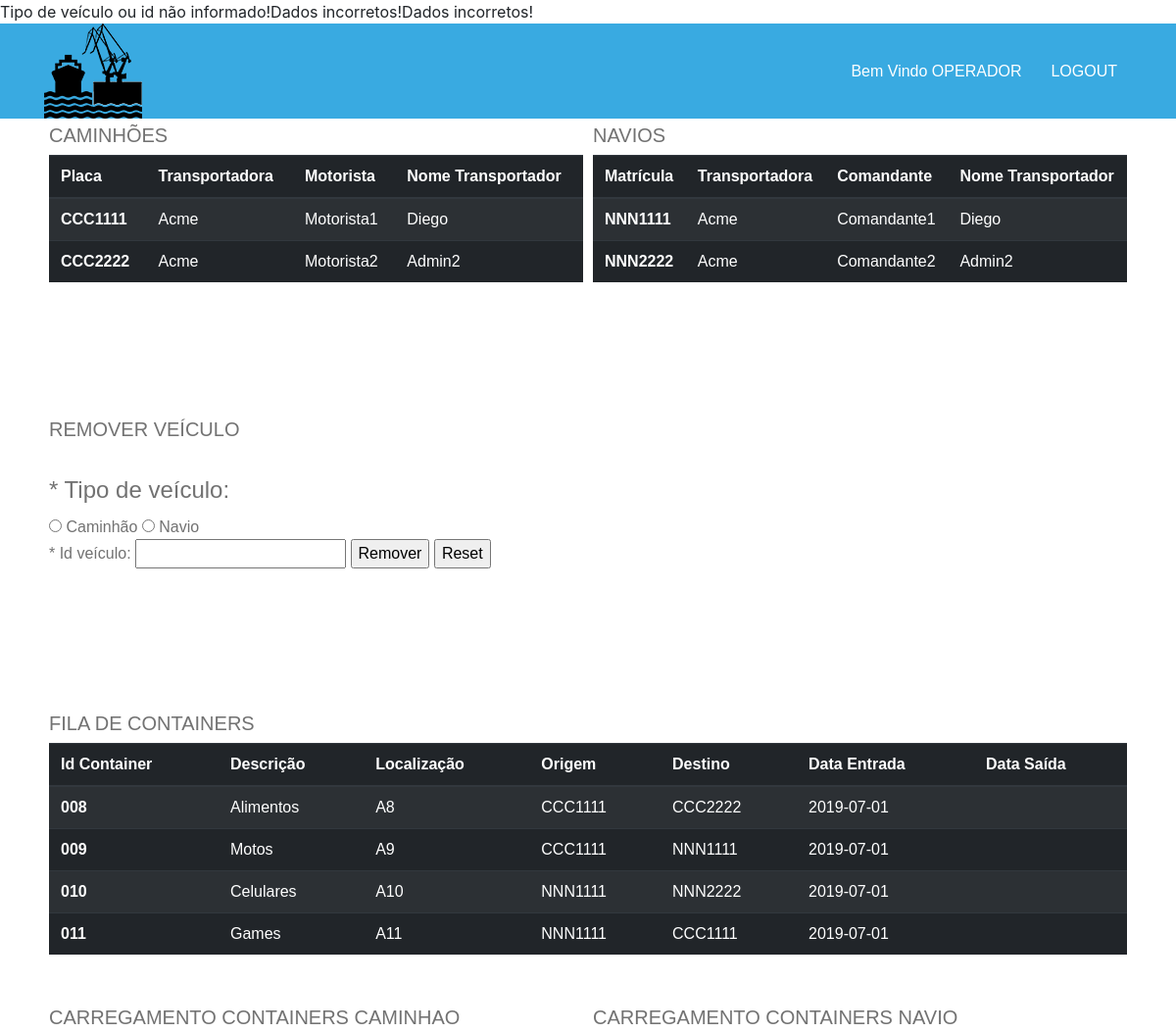
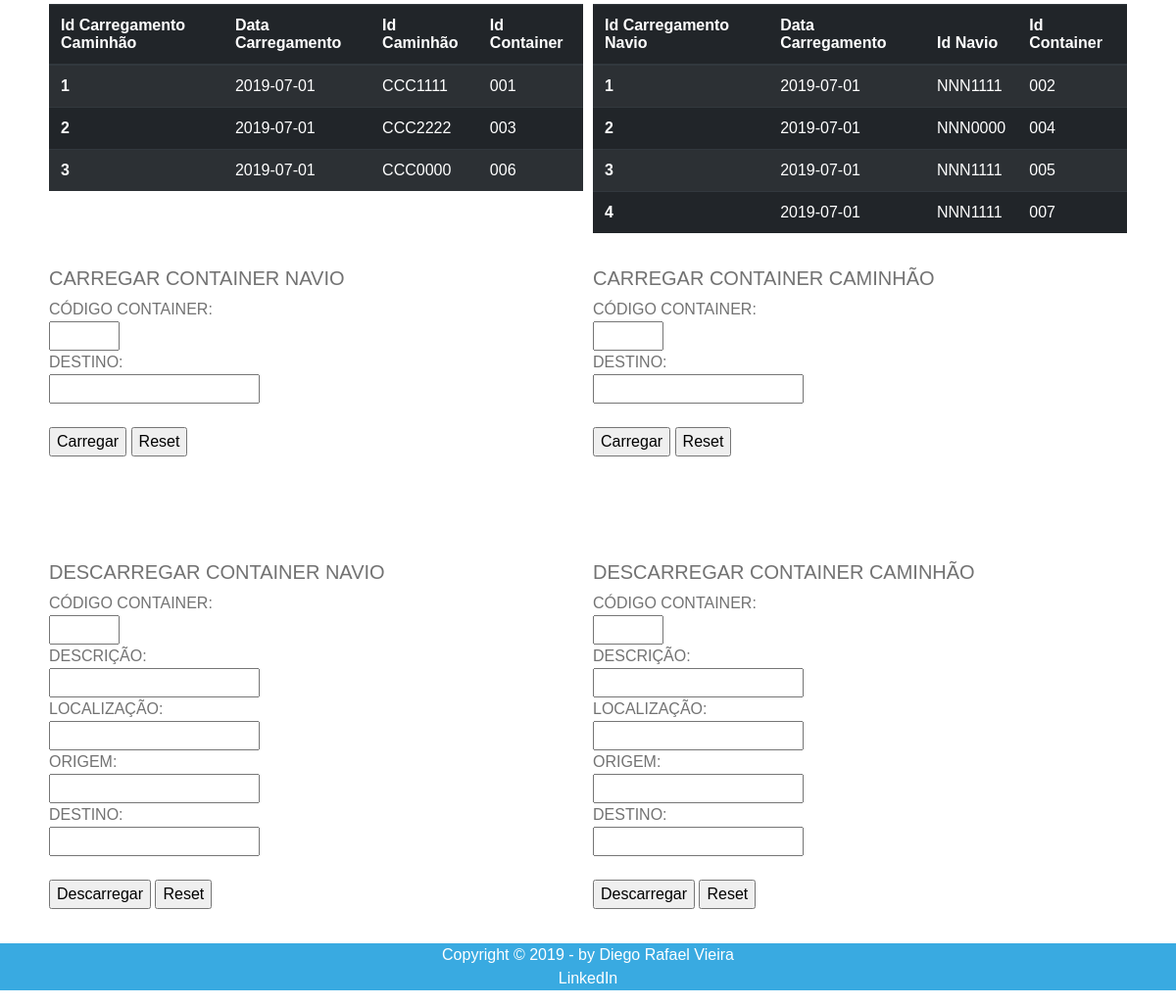
Screenshot of /Porto/telaOperador.php (signed in) with the database file from the repository (2 pictures, top to bottom).
### tables this page shows
CREATE TABLE `caminhao` (
  `idCaminhao` varchar(7) NOT NULL,
  `transportadora` varchar(20) NOT NULL,
  `motorista` varchar(20) NOT NULL,
  `dtChegada` datetime DEFAULT NULL,
  `idTransportador` int(11) NOT NULL
);

CREATE TABLE `transportador` (
  `idTransportador` int(11) NOT NULL,
  `nome` varchar(20) NOT NULL,
  `senha` varchar(32) NOT NULL
);

CREATE TABLE `navio` (
  `idNavio` varchar(7) NOT NULL,
  `transportadora` varchar(20) NOT NULL,
  `comandante` varchar(20) NOT NULL,
  `dtChegada` datetime DEFAULT NULL,
  `idTransportador` int(11) NOT NULL
);

CREATE TABLE `container` (
  `idContainer` varchar(3) NOT NULL,
  `descricao` varchar(20) NOT NULL,
  `localizacao` varchar(3) NOT NULL,
  `origem` varchar(7) NOT NULL,
  `destino` varchar(7) NOT NULL,
  `dtEntrada` date NOT NULL,
  `dtSaida` date DEFAULT NULL
);

CREATE TABLE `carregamentocaminhao` (
  `idCarregamentoCaminhao` int(11) NOT NULL,
  `dtCarregamentoCaminhao` date NOT NULL,
  `idCaminhao` varchar(7) NOT NULL,
  `idContainer` varchar(3) NOT NULL
);

CREATE TABLE `carregamentonavio` (
  `idCarregamentoNavio` int(11) NOT NULL,
  `dtCarregamentoNavio` date NOT NULL,
  `idNavio` varchar(7) NOT NULL,
  `idContainer` varchar(3) NOT NULL
);

### Porto/telaOperador.php (the view, shortened to what the rows shown need)
<?php
    require 'config.php';
?>
<!DOCTYPE html>
<html lang="pt">
<head>
    <link rel="stylesheet" href="https://stackpath.bootstrapcdn.com/bootstrap/4.3.1/css/bootstrap.min.css">
    <link rel="stylesheet" href="assets/css/estilos.css">
    <link rel="stylesheet" href="https://stackpath.bootstrapcdn.com/bootstrap/4.1.1/css/bootstrap.min.css">
    <link rel="stylesheet" href="https://maxcdn.bootstrapcdn.com/bootstrap/4.0.0-alpha.6/css/bootstrap.min.css">
</head>
<body>
	<section id=listasOperador>
		<div class="container column">
            <div class="cadastro_options">
                <div class="cadastroCaminhao">
                    <div id="Layer1" style="position:relative;  width:100%; height:85%; z-index:1; overflow: auto">
                        <table class='table table-striped table-dark'>
                            <thead>
                            <tr>
                                <th scope='col'>Placa</th>
                                <th scope='col'>Transportadora</th>
                                <th scope='col'>Motorista</th>
                                <th scope='col'>Nome Transportador</th>
                            </tr>
                            </thead>
                            <tbody>
                            <?php
                            $consultaC = $db->query("SELECT c.*, t.nome FROM caminhao as c LEFT JOIN transportador as t ON c.idTransportador = t.idTransportador ");
                            $linhas = $consultaC->fetchAll(PDO::FETCH_ASSOC);
                            foreach ($linhas as $i => $result) {
                                echo "
                                    <tr>
                                        <th scope='row'>".$result['idCaminhao']."</th>
                                            <td>".$result['transportadora']."</td>
                                            <td>".$result['motorista']."</td>
                                            <td>".$result['nome']."</td>
                                    </tr>
                                ";
                            }
                            ?>
                            </tbody>
                        </table>
                     </div>
                </div>
                <div class="cadastroNavio">
                    <div id="Layer1" style="position:relative;  width:100%; height:85%; z-index:1; overflow: auto">
                        <table class='table table-striped table-dark'>
                            <thead>
                            <tr>
                                <th scope='col'>Matrícula</th>
                                <th scope='col'>Transportadora</th>
                                <th scope='col'>Comandante</th>
                                <th scope='col'>Nome Transportador</th>
                            </tr>
                            </thead>
                            <tbody>
                            <?php
                            $consultaC = $db->query("SELECT n.*, t.nome FROM navio as n LEFT JOIN transportador as t ON n.idTransportador = t.idTransportador");
                            $linhas = $consultaC->fetchAll(PDO::FETCH_ASSOC);
                            foreach ($linhas as $i => $result) {
                                echo "
                                    <tr>
                                        <th scope='row'>".$result['idNavio']."</th>
                                            <td>".$result['transportadora']."</td>
                                            <td>".$result['comandante']."</td>
                                            <td>".$result['nome']."</td>
                                    </tr>
                                ";
                            }
                            ?>
                            </tbody>
                        </table>
                    </div>
                </div>
        	</div>
    	</div>
	</section>
	<section id="listasContainer">
		<div class="container column">
			<div class="carregar_options">
				<div class="filaContainers">
					<div id="Layer1" style="position:relative;  width:100%; height:85%; z-index:1; overflow: auto">
                        <table class='table table-striped table-dark'>
                            <thead>
                            <tr>
                                <th scope='col'>Id Container</th>
                                <th scope='col'>Descrição</th>
                                <th scope='col'>Localização</th>
                                <th scope='col'>Origem</th>
								<th scope='col'>Destino</th>
								<th scope='col'>Data Entrada</th>
								<th scope='col'>Data Saída</th>
                            </tr>
                            </thead>
                            <tbody>
                            <?php
							$consultaCont = $db->query("SELECT idContainer,descricao,localizacao,origem,destino,dtEntrada,dtSaida FROM container ORDER BY dtEntrada DESC");
                            $linhas = $consultaCont->fetchAll(PDO::FETCH_ASSOC);
                            foreach ($linhas as $i => $result) {
                                echo "
                                    <tr>
                                        <th scope='row'>".$result['idContainer']."</th>
                                            <td>".$result['descricao']."</td>
											<td>".$result['localizacao']."</td>
											<td>".$result['origem']."</td>
											<td>".$result['destino']."</td>
											<td>".$result['dtEntrada']."</td>
											<td>".$result['dtSaida']."</td>
                                    </tr>
                                ";
                            }
                            ?>
                            </tbody>
                        </table>
                    </div>
			    </div>
            </div>
        </div>
	</section>
    <section id="listasCarregamentos">
		<div class="container column">
			<div class="carregar_options">
				<div class="filaCarregamentosCaminhao">
					<div id="Layer1" style="position:relative;  width:100%; height:85%; z-index:1; overflow: auto">
                        <table class='table table-striped table-dark'>
                            <thead>
                            <tr>
                                <th scope='col'>Id Carregamento Caminhão</th>
                                <th scope='col'>Data Carregamento</th>
                                <th scope='col'>Id Caminhão</th>
                                <th scope='col'>Id Container</th>
                            </tr>
                            </thead>
                            <tbody>
                            <?php
							$consultaCont = $db->query("SELECT idCarregamentoCaminhao,dtCarregamentoCaminhao,idCaminhao,idContainer FROM carregamentocaminhao ORDER BY dtCarregamentoCaminhao DESC");
                            $linhas = $consultaCont->fetchAll(PDO::FETCH_ASSOC);
                            foreach ($linhas as $i => $result) {
                                echo "
                                    <tr>
                                        <th scope='row'>".$result['idCarregamentoCaminhao']."</th>
                                            <td>".$result['dtCarregamentoCaminhao']."</td>
											<td>".$result['idCaminhao']."</td>
											<td>".$result['idContainer']."</td>
                                    </tr>
                                ";
                            }
                            ?>
                            </tbody>
                        </table>
                    </div>
                </div>
                <div class="filaCarregamentosNavio">
					<div id="Layer1" style="position:relative;  width:100%; height:85%; z-index:1; overflow: auto">
                        <table class='table table-striped table-dark'>
                            <thead>
                            <tr>
                                <th scope='col'>Id Carregamento Navio</th>
                                <th scope='col'>Data Carregamento</th>
                                <th scope='col'>Id Navio</th>
                                <th scope='col'>Id Container</th>
                            </tr>
                            </thead>
                            <tbody>
                            <?php
							$consultaCont = $db->query("SELECT idCarregamentoNavio,dtCarregamentoNavio,idNavio,idContainer FROM carregamentonavio ORDER BY dtCarregamentoNavio DESC");
                            $linhas = $consultaCont->fetchAll(PDO::FETCH_ASSOC);
                            foreach ($linhas as $i => $result) {
                                echo "
                                    <tr>
                                        <th scope='row'>".$result['idCarregamentoNavio']."</th>
                                            <td>".$result['dtCarregamentoNavio']."</td>
											<td>".$result['idNavio']."</td>
											<td>".$result['idContainer']."</td>
                                    </tr>
                                ";
                            }
                            ?>
                            </tbody>
                        </table>
                    </div>
                </div>
            </div>
        </div>
    </section>
	<br/><br/><br/><br/>
</body>
</html>

### rows the page displays
caminhao: idCaminhao "CCC1111", transportadora "Acme", motorista "Motorista1", idTransportador.nome "Diego"
caminhao: idCaminhao "CCC2222", transportadora "Acme", motorista "Motorista2", idTransportador.nome "Admin2"
navio: idNavio "NNN1111", transportadora "Acme", comandante "Comandante1", idTransportador.nome "Diego"
navio: idNavio "NNN2222", transportadora "Acme", comandante "Comandante2", idTransportador.nome "Admin2"
container: idContainer "008", descricao "Alimentos", localizacao "A8", origem "CCC1111", destino "CCC2222", dtEntrada "2019-07-01"
container: idContainer "009", descricao "Motos", localizacao "A9", origem "CCC1111", destino "NNN1111", dtEntrada "2019-07-01"
container: idContainer "010", descricao "Celulares", localizacao "A10", origem "NNN1111", destino "NNN2222", dtEntrada "2019-07-01"
container: idContainer "011", descricao "Games", localizacao "A11", origem "NNN1111", destino "CCC1111", dtEntrada "2019-07-01"
carregamentocaminhao: idCarregamentoCaminhao "1", dtCarregamentoCaminhao "2019-07-01", idCaminhao "CCC1111", idContainer "001"
carregamentocaminhao: idCarregamentoCaminhao "2", dtCarregamentoCaminhao "2019-07-01", idCaminhao "CCC2222", idContainer "003"
carregamentocaminhao: idCarregamentoCaminhao "3", dtCarregamentoCaminhao "2019-07-01", idCaminhao "CCC0000", idContainer "006"
carregamentonavio: idCarregamentoNavio "1", dtCarregamentoNavio "2019-07-01", idNavio "NNN1111", idContainer "002"
carregamentonavio: idCarregamentoNavio "2", dtCarregamentoNavio "2019-07-01", idNavio "NNN0000", idContainer "004"
carregamentonavio: idCarregamentoNavio "3", dtCarregamentoNavio "2019-07-01", idNavio "NNN1111", idContainer "005"
carregamentonavio: idCarregamentoNavio "4", dtCarregamentoNavio "2019-07-01", idNavio "NNN1111", idContainer "007"
